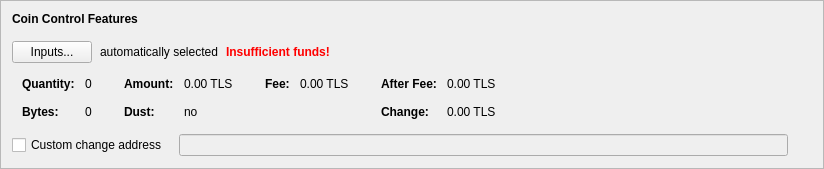
      <widget class="QFrame" name="frameCoinControl">
       <property name="sizePolicy">
        <sizepolicy hsizetype="Preferred" vsizetype="Fixed">
         <horstretch>0</horstretch>
         <verstretch>0</verstretch>
        </sizepolicy>
       </property>
       <property name="frameShape">
        <enum>QFrame::StyledPanel</enum>
       </property>
       <property name="frameShadow">
        <enum>QFrame::Raised</enum>
       </property>
       <layout class="QVBoxLayout" name="verticalLayout_4">
        <item>
         <layout class="QVBoxLayout" name="verticalLayoutCoinControl" stretch="0,0,0,0,0">
          <property name="spacing">
           <number>0</number>
          </property>
          <property name="sizeConstraint">
           <enum>QLayout::SetDefaultConstraint</enum>
          </property>
          <property name="leftMargin">
           <number>0</number>
          </property>
          <property name="topMargin">
           <number>0</number>
          </property>
          <item>
           <layout class="QHBoxLayout" name="horizontalLayoutCoinControl1">
            <property name="bottomMargin">
             <number>15</number>
            </property>
            <item>
             <widget class="QLabel" name="labelCoinControlFeatures">
              <property name="sizePolicy">
               <sizepolicy hsizetype="Preferred" vsizetype="Maximum">
                <horstretch>0</horstretch>
                <verstretch>0</verstretch>
               </sizepolicy>
              </property>
              <property name="font">
               <font>
                <weight>75</weight>
                <bold>true</bold>
               </font>
              </property>
              <property name="styleSheet">
               <string notr="true">font-weight:bold;</string>
              </property>
              <property name="text">
               <string>Coin Control Features</string>
              </property>
             </widget>
            </item>
           </layout>
          </item>
          <item>
           <layout class="QHBoxLayout" name="horizontalLayoutCoinControl2" stretch="0,0,0,0">
            <property name="spacing">
             <number>8</number>
            </property>
            <property name="bottomMargin">
             <number>10</number>
            </property>
            <item>
             <widget class="QPushButton" name="pushButtonCoinControl">
              <property name="styleSheet">
               <string notr="true"/>
              </property>
              <property name="text">
               <string>Inputs...</string>
              </property>
              <property name="autoDefault">
               <bool>false</bool>
              </property>
             </widget>
            </item>
            <item>
             <widget class="QLabel" name="labelCoinControlAutomaticallySelected">
              <property name="text">
               <string>automatically selected</string>
              </property>
              <property name="margin">
               <number>5</number>
              </property>
             </widget>
            </item>
            <item>
             <widget class="QLabel" name="labelCoinControlInsuffFunds">
              <property name="font">
               <font>
                <weight>75</weight>
                <bold>true</bold>
               </font>
              </property>
              <property name="styleSheet">
               <string notr="true">color:red;font-weight:bold;</string>
              </property>
              <property name="text">
               <string>Insufficient funds!</string>
              </property>
              <property name="margin">
               <number>5</number>
              </property>
             </widget>
            </item>
            <item>
             <spacer name="horizontalSpacerCoinControl">
              <property name="orientation">
               <enum>Qt::Horizontal</enum>
              </property>
              <property name="sizeHint" stdset="0">
               <size>
                <width>40</width>
                <height>1</height>
               </size>
              </property>
             </spacer>
            </item>
           </layout>
          </item>
          <item>
           <widget class="QWidget" name="widgetCoinControl" native="true">
            <property name="sizePolicy">
             <sizepolicy hsizetype="Preferred" vsizetype="Preferred">
              <horstretch>0</horstretch>
              <verstretch>0</verstretch>
             </sizepolicy>
            </property>
            <property name="minimumSize">
             <size>
              <width>0</width>
              <height>0</height>
             </size>
            </property>
            <property name="styleSheet">
             <string notr="true"/>
            </property>
            <layout class="QHBoxLayout" name="horizontalLayoutCoinControl5">
             <property name="leftMargin">
              <number>0</number>
             </property>
             <property name="topMargin">
              <number>0</number>
             </property>
             <property name="rightMargin">
              <number>0</number>
             </property>
             <property name="bottomMargin">
              <number>0</number>
             </property>
             <item>
              <layout class="QHBoxLayout" name="horizontalLayoutCoinControl3" stretch="0,0,0,1">
               <property name="spacing">
                <number>20</number>
               </property>
               <property name="topMargin">
                <number>0</number>
               </property>
               <property name="bottomMargin">
                <number>10</number>
               </property>
               <item>
                <layout class="QFormLayout" name="formLayoutCoinControl1">
                 <property name="horizontalSpacing">
                  <number>10</number>
                 </property>
                 <property name="verticalSpacing">
                  <number>14</number>
                 </property>
                 <property name="leftMargin">
                  <number>10</number>
                 </property>
                 <property name="topMargin">
                  <number>4</number>
                 </property>
                 <property name="rightMargin">
                  <number>6</number>
                 </property>
                 <item row="0" column="0">
                  <widget class="QLabel" name="labelCoinControlQuantityText">
                   <property name="font">
                    <font>
                     <weight>75</weight>
                     <bold>true</bold>
                    </font>
                   </property>
                   <property name="text">
                    <string>Quantity:</string>
                   </property>
                   <property name="margin">
                    <number>0</number>
                   </property>
                  </widget>
                 </item>
                 <item row="0" column="1">
                  <widget class="QLabel" name="labelCoinControlQuantity">
                   <property name="cursor">
                    <cursorShape>IBeamCursor</cursorShape>
                   </property>
                   <property name="contextMenuPolicy">
                    <enum>Qt::ActionsContextMenu</enum>
                   </property>
                   <property name="text">
                    <string notr="true">0</string>
                   </property>
                   <property name="margin">
                    <number>0</number>
                   </property>
                   <property name="textInteractionFlags">
                    <set>Qt::LinksAccessibleByMouse|Qt::TextSelectableByKeyboard|Qt::TextSelectableByMouse</set>
                   </property>
                  </widget>
                 </item>
                 <item row="1" column="0">
                  <widget class="QLabel" name="labelCoinControlBytesText">
                   <property name="font">
                    <font>
                     <weight>75</weight>
                     <bold>true</bold>
                    </font>
                   </property>
                   <property name="text">
                    <string>Bytes:</string>
                   </property>
                  </widget>
                 </item>
                 <item row="1" column="1">
                  <widget class="QLabel" name="labelCoinControlBytes">
                   <property name="cursor">
                    <cursorShape>IBeamCursor</cursorShape>
                   </property>
                   <property name="contextMenuPolicy">
                    <enum>Qt::ActionsContextMenu</enum>
                   </property>
                   <property name="text">
                    <string notr="true">0</string>
                   </property>
                   <property name="textInteractionFlags">
                    <set>Qt::LinksAccessibleByMouse|Qt::TextSelectableByKeyboard|Qt::TextSelectableByMouse</set>
                   </property>
                  </widget>
                 </item>
                </layout>
               </item>
               <item>
                <layout class="QFormLayout" name="formLayoutCoinControl2">
                 <property name="horizontalSpacing">
                  <number>10</number>
                 </property>
                 <property name="verticalSpacing">
                  <number>14</number>
                 </property>
                 <property name="leftMargin">
                  <number>6</number>
                 </property>
                 <property name="topMargin">
                  <number>4</number>
                 </property>
                 <property name="rightMargin">
                  <number>6</number>
                 </property>
                 <item row="0" column="0">
                  <widget class="QLabel" name="labelCoinControlAmountText">
                   <property name="font">
                    <font>
                     <weight>75</weight>
                     <bold>true</bold>
                    </font>
                   </property>
                   <property name="text">
                    <string>Amount:</string>
                   </property>
                   <property name="margin">
                    <number>0</number>
                   </property>
                  </widget>
                 </item>
                 <item row="0" column="1">
                  <widget class="QLabel" name="labelCoinControlAmount">
                   <property name="cursor">
                    <cursorShape>IBeamCursor</cursorShape>
                   </property>
                   <property name="contextMenuPolicy">
                    <enum>Qt::ActionsContextMenu</enum>
                   </property>
                   <property name="text">
                    <string notr="true">0.00 TLS</string>
                   </property>
                   <property name="textInteractionFlags">
                    <set>Qt::LinksAccessibleByMouse|Qt::TextSelectableByKeyboard|Qt::TextSelectableByMouse</set>
                   </property>
                  </widget>
                 </item>
                 <item row="1" column="0">
                  <widget class="QLabel" name="labelCoinControlLowOutputText">
                   <property name="font">
                    <font>
                     <weight>75</weight>
                     <bold>true</bold>
                    </font>
                   </property>
                   <property name="text">
                    <string>Dust:</string>
                   </property>
                  </widget>
                 </item>
                 <item row="1" column="1">
                  <widget class="QLabel" name="labelCoinControlLowOutput">
                   <property name="cursor">
                    <cursorShape>IBeamCursor</cursorShape>
                   </property>
                   <property name="contextMenuPolicy">
                    <enum>Qt::ActionsContextMenu</enum>
                   </property>
                   <property name="text">
                    <string notr="true">no</string>
                   </property>
                   <property name="textInteractionFlags">
                    <set>Qt::LinksAccessibleByMouse|Qt::TextSelectableByKeyboard|Qt::TextSelectableByMouse</set>
                   </property>
                  </widget>
                 </item>
                </layout>
               </item>
               <item>
                <layout class="QFormLayout" name="formLayoutCoinControl3">
                 <property name="horizontalSpacing">
                  <number>10</number>
                 </property>
                 <property name="verticalSpacing">
                  <number>14</number>
                 </property>
                 <property name="leftMargin">
                  <number>6</number>
                 </property>
                 <property name="topMargin">
                  <number>4</number>
                 </property>
                 <property name="rightMargin">
                  <number>6</number>
                 </property>
                 <item row="0" column="0">
                  <widget class="QLabel" name="labelCoinControlFeeText">
                   <property name="font">
                    <font>
                     <weight>75</weight>
                     <bold>true</bold>
                    </font>
                   </property>
                   <property name="text">
                    <string>Fee:</string>
                   </property>
                   <property name="margin">
                    <number>0</number>
                   </property>
                  </widget>
                 </item>
                 <item row="0" column="1">
                  <widget class="QLabel" name="labelCoinControlFee">
                   <property name="cursor">
                    <cursorShape>IBeamCursor</cursorShape>
                   </property>
                   <property name="contextMenuPolicy">
                    <enum>Qt::ActionsContextMenu</enum>
                   </property>
                   <property name="text">
                    <string notr="true">0.00 TLS</string>
                   </property>
                   <property name="textInteractionFlags">
                    <set>Qt::LinksAccessibleByMouse|Qt::TextSelectableByKeyboard|Qt::TextSelectableByMouse</set>
                   </property>
                  </widget>
                 </item>
                </layout>
               </item>
               <item>
                <layout class="QFormLayout" name="formLayoutCoinControl4">
                 <property name="horizontalSpacing">
                  <number>10</number>
                 </property>
                 <property name="verticalSpacing">
                  <number>14</number>
                 </property>
                 <property name="leftMargin">
                  <number>6</number>
                 </property>
                 <property name="topMargin">
                  <number>4</number>
                 </property>
                 <property name="rightMargin">
                  <number>6</number>
                 </property>
                 <item row="0" column="0">
                  <widget class="QLabel" name="labelCoinControlAfterFeeText">
                   <property name="font">
                    <font>
                     <weight>75</weight>
                     <bold>true</bold>
                    </font>
                   </property>
                   <property name="text">
                    <string>After Fee:</string>
                   </property>
                   <property name="margin">
                    <number>0</number>
                   </property>
                  </widget>
                 </item>
                 <item row="0" column="1">
                  <widget class="QLabel" name="labelCoinControlAfterFee">
                   <property name="cursor">
                    <cursorShape>IBeamCursor</cursorShape>
                   </property>
                   <property name="contextMenuPolicy">
                    <enum>Qt::ActionsContextMenu</enum>
                   </property>
                   <property name="text">
                    <string notr="true">0.00 TLS</string>
                   </property>
                   <property name="textInteractionFlags">
                    <set>Qt::LinksAccessibleByMouse|Qt::TextSelectableByKeyboard|Qt::TextSelectableByMouse</set>
                   </property>
                  </widget>
                 </item>
                 <item row="1" column="0">
                  <widget class="QLabel" name="labelCoinControlChangeText">
                   <property name="font">
                    <font>
                     <weight>75</weight>
                     <bold>true</bold>
                    </font>
                   </property>
                   <property name="text">
                    <string>Change:</string>
                   </property>
                  </widget>
                 </item>
                 <item row="1" column="1">
                  <widget class="QLabel" name="labelCoinControlChange">
                   <property name="cursor">
                    <cursorShape>IBeamCursor</cursorShape>
                   </property>
                   <property name="contextMenuPolicy">
                    <enum>Qt::ActionsContextMenu</enum>
                   </property>
                   <property name="text">
                    <string notr="true">0.00 TLS</string>
                   </property>
                   <property name="textInteractionFlags">
                    <set>Qt::LinksAccessibleByMouse|Qt::TextSelectableByKeyboard|Qt::TextSelectableByMouse</set>
                   </property>
                  </widget>
                 </item>
                </layout>
               </item>
              </layout>
             </item>
            </layout>
           </widget>
          </item>
          <item>
           <layout class="QHBoxLayout" name="horizontalLayoutCoinControl4" stretch="0,0,0">
            <property name="spacing">
             <number>12</number>
            </property>
            <property name="sizeConstraint">
             <enum>QLayout::SetDefaultConstraint</enum>
            </property>
            <property name="topMargin">
             <number>5</number>
            </property>
            <property name="rightMargin">
             <number>5</number>
            </property>
            <item>
             <widget class="QCheckBox" name="checkBoxCoinControlChange">
              <property name="toolTip">
               <string>If this is activated, but the change address is empty or invalid, change will be sent to a newly generated address.</string>
              </property>
              <property name="text">
               <string>Custom change address</string>
              </property>
             </widget>
            </item>
            <item>
             <widget class="QValidatedLineEdit" name="lineEditCoinControlChange">
              <property name="enabled">
               <bool>false</bool>
              </property>
              <property name="sizePolicy">
               <sizepolicy hsizetype="Expanding" vsizetype="Fixed">
                <horstretch>0</horstretch>
                <verstretch>0</verstretch>
               </sizepolicy>
              </property>
             </widget>
            </item>
            <item>
             <widget class="QLabel" name="labelCoinControlChangeLabel">
              <property name="sizePolicy">
               <sizepolicy hsizetype="Preferred" vsizetype="Expanding">
                <horstretch>0</horstretch>
                <verstretch>0</verstretch>
               </sizepolicy>
              </property>
              <property name="minimumSize">
               <size>
                <width>0</width>
                <height>0</height>
               </size>
              </property>
              <property name="text">
               <string/>
              </property>
              <property name="margin">
               <number>3</number>
              </property>
             </widget>
            </item>
           </layout>
          </item>
          <item>
           <spacer name="verticalSpacerCoinControl">
            <property name="orientation">
             <enum>Qt::Vertical</enum>
            </property>
            <property name="sizeType">
             <enum>QSizePolicy::Expanding</enum>
            </property>
            <property name="sizeHint" stdset="0">
             <size>
              <width>800</width>
              <height>1</height>
             </size>
            </property>
           </spacer>
          </item>
         </layout>
        </item>
       </layout>
      </widget>
